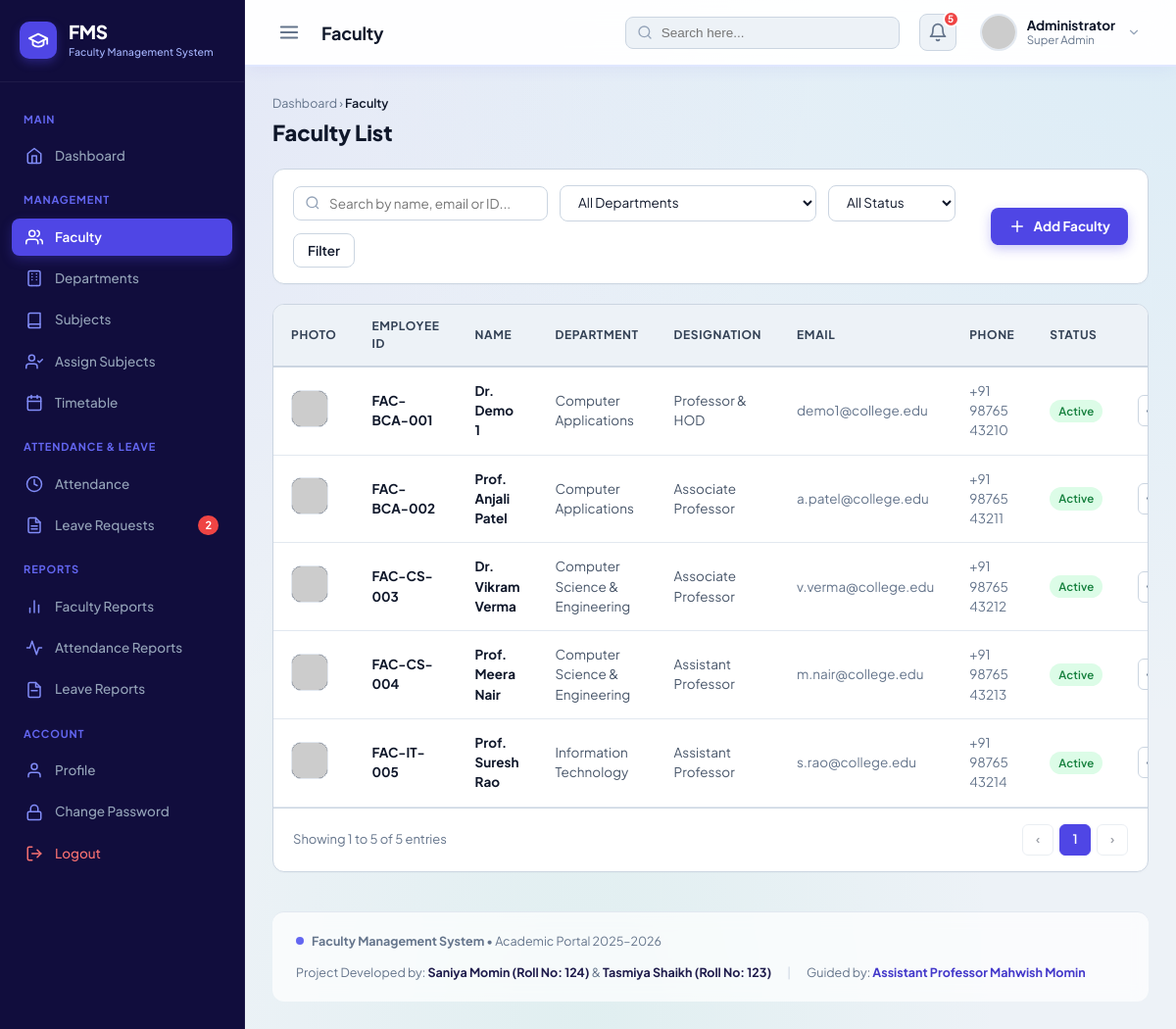
The app's page /admin/faculty/index.php with its own data.
### tables this page shows
CREATE TABLE `faculty` (
  `id` INT AUTO_INCREMENT PRIMARY KEY,
  `user_id` INT NOT NULL UNIQUE,
  `department_id` INT NOT NULL,
  `emp_id` VARCHAR(20) NOT NULL UNIQUE,
  `full_name` VARCHAR(100) NOT NULL,
  `email` VARCHAR(100) NOT NULL UNIQUE,
  `phone` VARCHAR(20) NOT NULL,
  `designation` VARCHAR(100) NOT NULL,
  `qualification` VARCHAR(100) NOT NULL,
  `joining_date` DATE NOT NULL,
  `photo` VARCHAR(255) DEFAULT 'default_avatar.png',
  `created_at` TIMESTAMP DEFAULT CURRENT_TIMESTAMP,
  INDEX `idx_faculty_dept` (`department_id`),
  INDEX `idx_faculty_emp_id` (`emp_id`),
  CONSTRAINT `fk_faculty_user` FOREIGN KEY (`user_id`) 
    REFERENCES `users` (`id`) ON DELETE CASCADE ON UPDATE CASCADE,
  CONSTRAINT `fk_faculty_department` FOREIGN KEY (`department_id`) 
    REFERENCES `departments` (`id`) ON DELETE RESTRICT ON UPDATE CASCADE
);

CREATE TABLE `departments` (
  `id` INT AUTO_INCREMENT PRIMARY KEY,
  `dept_code` VARCHAR(10) NOT NULL UNIQUE,
  `dept_name` VARCHAR(100) NOT NULL,
  `description` VARCHAR(255) DEFAULT NULL,
  `created_at` TIMESTAMP DEFAULT CURRENT_TIMESTAMP
);

### includes/functions.php (called while the page is built, shortened)
<?php
function escape($string) {
    return htmlspecialchars((string)($string ?? ''), ENT_QUOTES, 'UTF-8');
}
function getAIBotAvatarUrl($name = 'Bot') {
    $seed = preg_replace('/[^a-zA-Z0-9]/', '', (string)$name);
    return "https://api.dicebear.com/7.x/bottts/svg?seed=" . urlencode($seed) . "&backgroundColor=1e1b4b,0f172a,312e81,0369a1,0d9488,4338ca";
}
function getSafeAvatar($photo, $name = 'AI Bot') {
    if (empty($photo) || strpos($photo, 'unsplash.com') !== false || strpos($photo, 'default_avatar') !== false || strpos($photo, 'http') === false) {
        return getAIBotAvatarUrl($name);
    }
    return $photo;
}

### admin/faculty/index.php (the view, shortened to what this page needs)
<?php
$db = getDB();
$search = trim($_GET['search'] ?? '');
$departmentId = (int)($_GET['department_id'] ?? 0);
$status = trim($_GET['status'] ?? '');
$page = max(1, (int)($_GET['page'] ?? 1));
$perPage = 5;
$offset = ($page - 1) * $perPage;
$where = [];
$params = [];
$whereClause = !empty($where) ? "WHERE " . implode(" AND ", $where) : "";
$totalRecords = 0;
try {
    $countSql = "
        SELECT COUNT(*)
        FROM faculty f
        JOIN departments d ON f.department_id = d.id
        JOIN users u ON f.user_id = u.id
        {$whereClause}
    ";
    $countStmt = $db->prepare($countSql);
    $countStmt->execute($params);
    $totalRecords = (int)$countStmt->fetchColumn();
} catch (Exception $e) {}
$totalPages = max(1, ceil($totalRecords / $perPage));
$facultyList = [];
try {
    $sql = "
        SELECT f.*,
               d.dept_code,
               d.dept_name,
               u.username,
               u.status AS account_status
        FROM faculty f
        JOIN departments d ON f.department_id = d.id
        JOIN users u ON f.user_id = u.id
        {$whereClause}
        ORDER BY f.emp_id ASC, f.id ASC
        LIMIT {$perPage} OFFSET {$offset}
    ";
    $stmt = $db->prepare($sql);
    $stmt->execute($params);
    $facultyList = $stmt->fetchAll();
} catch (Exception $e) {}
include __DIR__ . '/../../includes/header.php';
?>
<div style="margin-bottom: 20px;">
    <div style="font-size: 12.5px; color: #64748B; margin-bottom: 4px;">
        <a href="<?php echo BASE_URL; ?>admin/dashboard.php" style="color: #64748B;">Dashboard</a> &rsaquo;
        <span style="color: #0F172A; font-weight: 600;">Faculty</span>
    </div>
    <h2 style="font-size: 22px; font-weight: 800; color: #0F172A; margin: 0;">Faculty List</h2>
</div>
<div class="card" style="margin-bottom: 20px; border-radius: 12px;">
    <div class="card-body" style="padding: 16px 20px;">
        <form method="GET" action="" style="display: flex; align-items: center; justify-content: space-between; flex-wrap: wrap; gap: 12px;">
            <div style="display: flex; align-items: center; gap: 12px; flex-wrap: wrap; flex: 1;">
                <div style="position: relative; min-width: 260px;">
                    <svg width="16" height="16" viewBox="0 0 24 24" fill="none" stroke="currentColor" stroke-width="2" style="position: absolute; left: 12px; top: 50%; transform: translateY(-50%); color: #94A3B8;">
                        <circle cx="11" cy="11" r="8"/>
                        <line x1="21" y1="21" x2="16.65" y2="16.65"/>
                    </svg>
                    <input
                        type="text"
                        name="search"
                        class="form-control"
                        style="padding-left: 36px; width: 100%; border-radius: 8px;"
                        placeholder="Search by name, email or ID..."
                        value="<?php echo escape($search); ?>"
                    >
                </div>
                <select name="department_id" class="form-select" style="min-width: 170px; border-radius: 8px;" onchange="this.form.submit()">
                    <option value="0">All Departments</option>
                </select>
                <select name="status" class="form-select" style="min-width: 130px; border-radius: 8px;" onchange="this.form.submit()">
                    <option value="">All Status</option>
                </select>
                <button type="submit" class="btn btn-secondary" style="border-radius: 8px; padding: 8px 14px;">
                    Filter
                </button>
            </div>
            <a href="<?php echo BASE_URL; ?>admin/faculty/add.php" class="btn btn-primary" style="background: #4F46E5; border: none; padding: 9px 18px; border-radius: 8px; font-weight: 700; box-shadow: 0 4px 12px rgba(79, 70, 229, 0.3);">
                <svg width="18" height="18" viewBox="0 0 24 24" fill="none" stroke="currentColor" stroke-width="2" stroke-linecap="round" stroke-linejoin="round">
                    <line x1="12" y1="5" x2="12" y2="19"/>
                    <line x1="5" y1="12" x2="19" y2="12"/>
                </svg>
                <span>Add Faculty</span>
            </a>
        </form>
    </div>
</div>
<div class="card" style="border-radius: 12px; overflow: hidden;">
    <div class="table-responsive">
        <table class="data-table">
            <thead>
                <tr>
                    <th style="width: 60px;">Photo</th>
                    <th style="width: 110px;">Employee ID</th>
                    <th>Name</th>
                    <th>Department</th>
                    <th>Designation</th>
                    <th>Email</th>
                    <th>Phone</th>
                    <th style="width: 90px;">Status</th>
                    <th style="text-align: right; width: 120px;">Actions</th>
                </tr>
            </thead>
            <tbody>
                <?php if (empty($facultyList)): ?>
                    <tr>
                        <td colspan="9" style="text-align: center; padding: 40px; color: #64748B;">
                            No faculty records found matching your filters.
                        </td>
                    </tr>
                <?php else: ?>
                    <?php foreach ($facultyList as $fac): ?>
                        <tr>
                            <td>
                                <img
                                    src="<?php echo escape(getSafeAvatar($fac['photo'], $fac['full_name'])); ?>"
                                    alt="<?php echo escape($fac['full_name']); ?>"
                                    style="width: 38px; height: 38px; border-radius: 10px; object-fit: cover; border: 1px solid #E2E8F0; background: #1E293B;"
                                >
                            </td>
                            <td style="font-weight: 700; color: #0F172A;">
                                <?php echo escape($fac['emp_id']); ?>
                            </td>
                            <td style="font-weight: 700; color: #0F172A;">
                                <?php echo escape($fac['full_name']); ?>
                            </td>
                            <td style="color: #475569;">
                                <?php echo escape($fac['dept_name']); ?>
                            </td>
                            <td style="color: #475569;">
                                <?php echo escape($fac['designation']); ?>
                            </td>
                            <td style="color: #64748B;">
                                <?php echo escape($fac['email']); ?>
                            </td>
                            <td style="color: #64748B;">
                                <?php echo escape($fac['phone']); ?>
                            </td>
                            <td>
                                <?php if ($fac['account_status'] === 'active'): ?>
                                    <span class="badge badge-active">Active</span>
                                <?php else: ?>
                                    <span class="badge badge-inactive">Inactive</span>
                                <?php endif; ?>
                            </td>
                            <td style="text-align: right;">
                                <div style="display: inline-flex; gap: 6px; align-items: center;">
                                    <a href="<?php echo BASE_URL; ?>admin/faculty/view.php?id=<?php echo (int)$fac['id']; ?>" class="btn-icon-action" title="View Details">
                                    </a>
                                </div>
                            </td>
                        </tr>
                    <?php endforeach; ?>
                <?php endif; ?>
            </tbody>
        </table>
    </div>
    <div class="pagination-wrapper">
        <div>
            Showing <?php echo min($offset + 1, $totalRecords); ?> to <?php echo min($offset + $perPage, $totalRecords); ?> of <?php echo $totalRecords; ?> entries
        </div>
        <div class="pagination-pages">
            <?php if ($page > 1): ?>
                <a href="?page=<?php echo ($page - 1); ?>&search=<?php echo urlencode($search); ?>&department_id=<?php echo $departmentId; ?>&status=<?php echo urlencode($status); ?>" class="page-btn">&lsaquo;</a>
            <?php else: ?>
                <span class="page-btn" style="opacity: 0.4; cursor: not-allowed;">&lsaquo;</span>
            <?php endif; ?>
            <?php for ($p = 1; $p <= min(3, $totalPages); $p++): ?>
                <a href="?page=<?php echo $p; ?>&search=<?php echo urlencode($search); ?>&department_id=<?php echo $departmentId; ?>&status=<?php echo urlencode($status); ?>" class="page-btn <?php echo ($p === $page) ? 'active' : ''; ?>">
                    <?php echo $p; ?>
                </a>
            <?php endfor; ?>
            <?php if ($page < $totalPages): ?>
                <a href="?page=<?php echo ($page + 1); ?>&search=<?php echo urlencode($search); ?>&department_id=<?php echo $departmentId; ?>&status=<?php echo urlencode($status); ?>" class="page-btn">&rsaquo;</a>
            <?php else: ?>
                <span class="page-btn" style="opacity: 0.4; cursor: not-allowed;">&rsaquo;</span>
            <?php endif; ?>
        </div>
    </div>
</div>
<?php include __DIR__ . '/../../includes/footer.php'; ?>

### assets/css/style.css (style rules this page uses)
:root { --primary: #4F46E5; --primary-hover: #4338CA; --primary-light: #EEF2FF; --sidebar-bg: #110D3D; --sidebar-hover: rgba(255, 255, 255, 0.07); --sidebar-active: #4F46E5; --sidebar-text: #94A3B8; --sidebar-text-active: #FFFFFF; --sidebar-header: #6366F1; --bg-main: #EDF2F7; --surface: #FFFFFF; --surface-subtle: #E2E8F0; --text-main: #0F172A; --text-muted: #64748B; --text-light: #94A3B8; --border: #CBD5E1; --border-light: #E2E8F0; --success: #10B981; --success-bg: #DCFCE7; --success-text: #15803D; --warning: #F59E0B; --warning-bg: #FEF3C7; --warning-text: #B45309; --danger: #EF4444; --danger-bg: #FEE2E2; --danger-text: #B91C1C; --info: #0284C7; --info-bg: #E0F2FE; --info-text: #0369A1; --sidebar-width: 250px; --topbar-height: 68px; --radius-sm: 6px; --radius-md: 10px; --radius-lg: 14px; }
*, *::before, *::after { box-sizing: border-box; margin: 0; padding: 0; }
body { font-family: 'Plus Jakarta Sans', -apple-system, BlinkMacSystemFont, "Segoe UI", Roboto, sans-serif; background-color: #EDF2F7; background-image: radial-gradient(at 0% 0%, rgba(99, 102, 241, 0.09) 0px, transparent 50%), radial-gradient(at 100% 0%, rgba(14, 165, 233, 0.08) 0px, transparent 50%), radial-gradient(at 50% 100%, rgba(16, 185, 129, 0.06) 0px, transparent 50%); background-attachment: fixed; color: var(--text-main); font-size: 14px; line-height: 1.5; -webkit-font-smoothing: antialiased; }
a { color: var(--primary); text-decoration: none; transition: color 0.15s ease; }
.badge { display: inline-flex; align-items: center; padding: 3px 9px; border-radius: 9999px; font-size: 11.5px; font-weight: 600; letter-spacing: 0.01em; white-space: nowrap; }
.badge-active, .badge-approved, .badge-present { background: var(--success-bg); color: var(--success-text); }
.card { background: #FFFFFF; border: 1px solid var(--border); border-radius: var(--radius-lg); box-shadow: 0 1px 3px rgba(0, 0, 0, 0.02); overflow: hidden; }
.card-body { padding: 24px; }
.form-control, .form-select { background: #FFFFFF; border: 1px solid var(--border); border-radius: 8px; padding: 8px 14px; font-size: 13.5px; color: var(--text-main); outline: none; transition: all 0.15s ease; font-family: inherit; }
.btn { display: inline-flex; align-items: center; justify-content: center; gap: 8px; padding: 8px 16px; border-radius: 8px; font-size: 13.5px; font-weight: 600; cursor: pointer; transition: all 0.15s ease; border: 1px solid transparent; text-decoration: none; font-family: inherit; }
.btn-primary { background: var(--primary); color: #FFFFFF; }
.btn-secondary { background: #FFFFFF; border-color: var(--border); color: var(--text-main); }
.table-responsive { width: 100%; overflow-x: auto; }
.data-table { width: 100%; border-collapse: collapse; text-align: left; }
.data-table th { background: #EDF2F7; padding: 13px 18px; font-size: 12px; font-weight: 700; color: #334155; text-transform: uppercase; letter-spacing: 0.05em; border-bottom: 2px solid #CBD5E1; }
.data-table td { padding: 14px 18px; font-size: 13.5px; border-bottom: 1px solid var(--border-light); color: var(--text-main); vertical-align: middle; }
.btn-icon-action { width: 32px; height: 32px; border-radius: 6px; display: inline-flex; align-items: center; justify-content: center; border: 1px solid var(--border); background: #FFFFFF; color: var(--text-muted); transition: all 0.15s ease; cursor: pointer; }
.pagination-wrapper { display: flex; align-items: center; justify-content: space-between; padding: 16px 20px; border-top: 1px solid var(--border); font-size: 13px; color: var(--text-muted); }
.pagination-pages { display: flex; align-items: center; gap: 6px; }
.page-btn { width: 32px; height: 32px; border-radius: 6px; display: flex; align-items: center; justify-content: center; border: 1px solid var(--border); background: #FFFFFF; color: var(--text-main); font-weight: 600; font-size: 13px; cursor: pointer; text-decoration: none; }
.page-btn.active { background: var(--primary); color: #FFFFFF; border-color: var(--primary); }

### records on screen
faculty: emp "FAC-BCA-001", full_name "Dr. Demo 1", department.dept_name "Computer Applications", designation "Professor & HOD", email "demo1@college.edu", phone "+91 98765 43210"
faculty: emp "FAC-BCA-002", full_name "Prof. Anjali Patel", department.dept_name "Computer Applications", designation "Associate Professor", email "a.patel@college.edu", phone "+91 98765 43211"
faculty: emp "FAC-CS-003", full_name "Dr. Vikram Verma", department.dept_name "Computer Science & Engineering", designation "Associate Professor", email "v.verma@college.edu", phone "+91 98765 43212"
faculty: emp "FAC-CS-004", full_name "Prof. Meera Nair", department.dept_name "Computer Science & Engineering", designation "Assistant Professor", email "m.nair@college.edu", phone "+91 98765 43213"
faculty: emp "FAC-IT-005", full_name "Prof. Suresh Rao", department.dept_name "Information Technology", designation "Assistant Professor", email "s.rao@college.edu", phone "+91 98765 43214"

### other values on screen
$pendingLeaveCount "2"
$pageTitle "Faculty"
$currentUser['full_name'] ?: 'Administrator' "Administrator"
min($offset + 1, $totalRecords) "1"
min($offset + $perPage, $totalRecords) "5"
$totalRecords "5"
